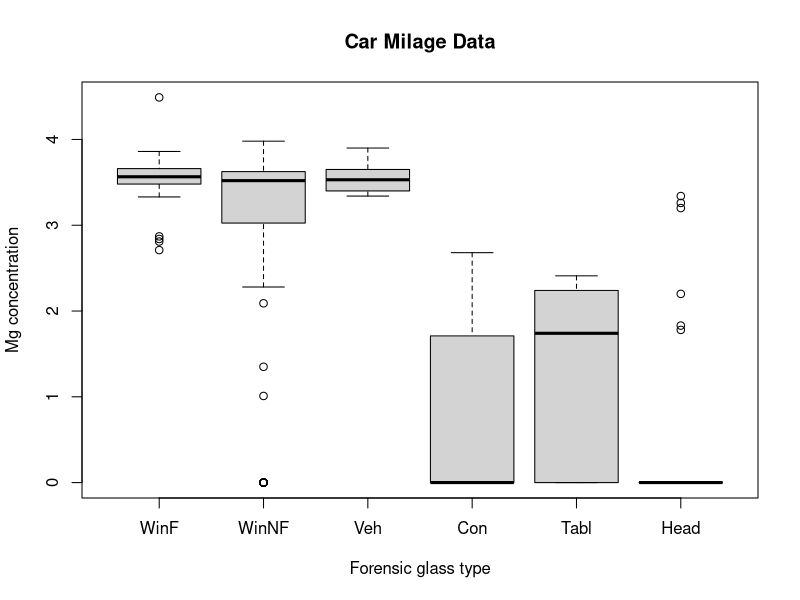

Write the R code that produced this figure.
library(MASS)
library(car)
boxplot(Mg~type,data=fgl, main="Car Milage Data",
   xlab="Forensic glass type", ylab="Mg concentration" ,horiz=TRUE) 